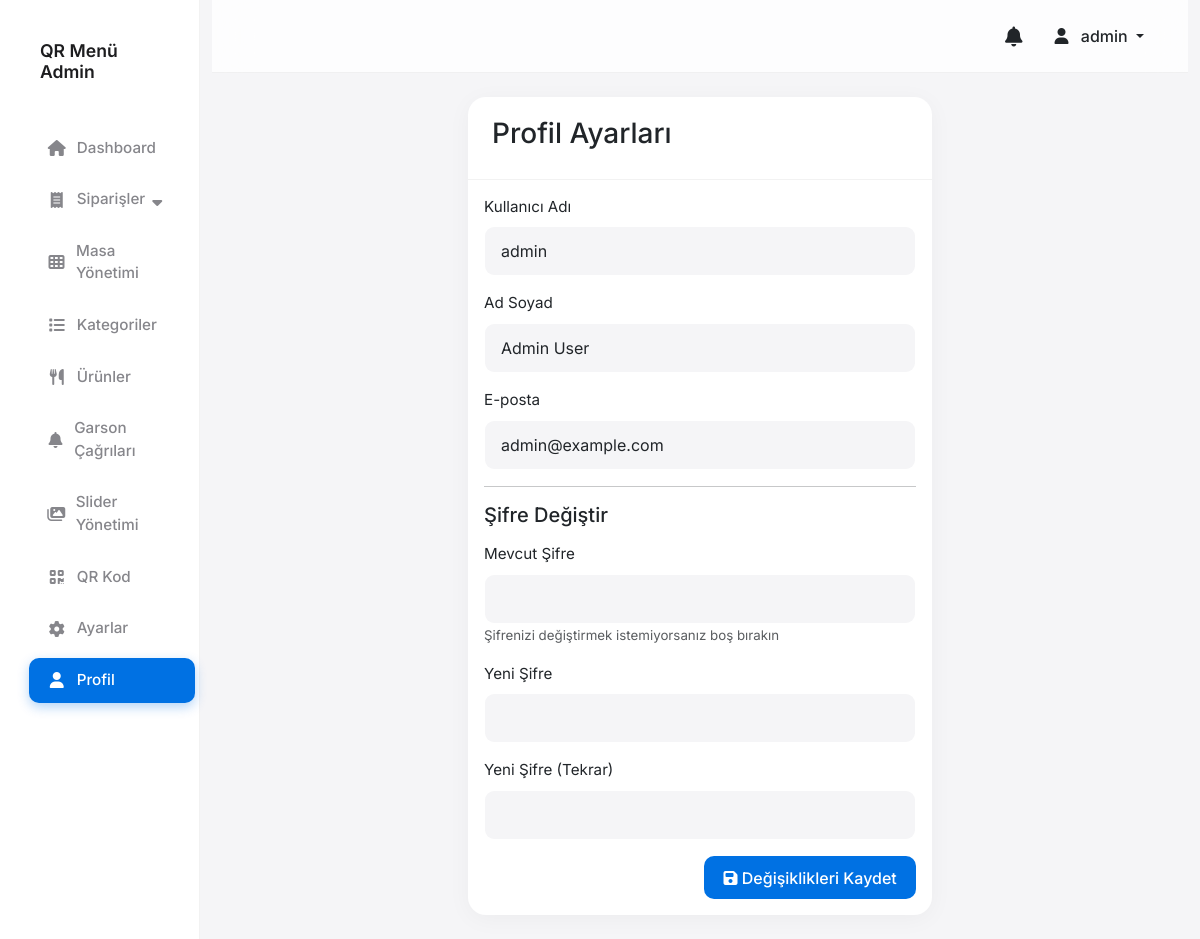
/admin/index.php?page=profile (signed in), run on the app's committed database.
### tables this page shows
CREATE TABLE `users` (
  `id` int(11) NOT NULL,
  `username` varchar(50) NOT NULL,
  `password` varchar(255) NOT NULL,
  `name` varchar(100) NOT NULL,
  `email` varchar(100) DEFAULT NULL,
  `remember_token` varchar(100) DEFAULT NULL,
  `status` tinyint(1) DEFAULT 1,
  `created_at` timestamp NULL DEFAULT current_timestamp()
);

### admin/index.php (called while the page is built, shortened)
<?php
require_once 'base.php';

### admin/pages/profile.php (the view, shortened to what this page needs)
<?php
require_once 'config.php';
$username = $_SESSION['admin']['username'];
$stmt = $db->prepare("SELECT * FROM users WHERE username = ?");
$stmt->execute([$username]);
$user = $stmt->fetch(PDO::FETCH_ASSOC);
?>
<div class="container-fluid">
    <div class="row">
        <div class="col-md-6 mx-auto">
            <div class="card">
                <div class="card-header">
                    <h3 class="card-title">Profil Ayarları</h3>
                </div>
                <div class="card-body">
                    <form action="" method="post">
                        <div class="mb-3">
                            <label class="form-label">Kullanıcı Adı</label>
                            <input type="text" class="form-control" name="username"
                                   value="<?php echo htmlspecialchars($user['username']); ?>" required>
                        </div>
                        <div class="mb-3">
                            <label class="form-label">Ad Soyad</label>
                            <input type="text" class="form-control" name="name"
                                   value="<?php echo htmlspecialchars($user['name']); ?>" required>
                        </div>
                        <div class="mb-3">
                            <label class="form-label">E-posta</label>
                            <input type="email" class="form-control" name="email"
                                   value="<?php echo htmlspecialchars($user['email']); ?>" required>
                        </div>
                        <hr>
                        <h5 class="mb-3">Şifre Değiştir</h5>
                        <div class="mb-3">
                            <label class="form-label">Mevcut Şifre</label>
                            <input type="password" class="form-control" name="current_password">
                            <small class="text-muted">Şifrenizi değiştirmek istemiyorsanız boş bırakın</small>
                        </div>
                        <div class="mb-3">
                            <label class="form-label">Yeni Şifre</label>
                            <input type="password" class="form-control" name="new_password">
                        </div>
                        <div class="mb-3">
                            <label class="form-label">Yeni Şifre (Tekrar)</label>
                            <input type="password" class="form-control" name="confirm_password">
                        </div>
                        <div class="text-end">
                            <button type="submit" name="update_profile" class="btn btn-primary">
                                <i class="fas fa-save"></i> Değişiklikleri Kaydet
                            </button>
                        </div>
                    </form>
                </div>
            </div>
        </div>
    </div>
</div>

### admin/assets/css/style.css (style rules this page uses)
:root { --primary: #0071e3; --primary-hover: #0077ed; --secondary: #86868b; --success: #34c759; --info: #5ac8fa; --warning: #ff9f0a; --danger: #ff3b30; --light: #f5f5f7; --dark: #1d1d1f; --text: #1d1d1f; --text-muted: #86868b; --bg-body: #f5f5f7; --sidebar-bg: #ffffff; --card-bg: #ffffff; --border-color: #d2d2d7; --card-shadow: 0 4px 24px rgba(0, 0, 0, 0.04); --card-radius: 18px; }
body { font-family: 'Inter', -apple-system, BlinkMacSystemFont, sans-serif; background-color: var(--bg-body); color: var(--text); font-size: 0.95rem; line-height: 1.5; -webkit-font-smoothing: antialiased; }
.card, .stats-card { background: var(--card-bg); border: none; border-radius: var(--card-radius); box-shadow: var(--card-shadow); transition: transform 0.3s cubic-bezier(0.34, 1.56, 0.64, 1); margin-bottom: 1.5rem; }
.card-header { background-color: transparent; border-bottom: 1px solid rgba(0, 0, 0, 0.05); padding: 1.25rem 1.5rem; font-weight: 600; }
.btn { border-radius: 10px; font-weight: 500; padding: 0.6rem 1.2rem; border: none; box-shadow: none; transition: all 0.2s; }
.btn-primary { background-color: var(--primary); color: white; }
.form-control { background-color: #f5f5f7; border: 1px solid transparent; border-radius: 10px; padding: 0.75rem 1rem; transition: all 0.2s; }

### data on the page
users: username "admin", name "Admin User", email "admin@example.com"

### other printed values
$_SESSION['admin']['username'] "admin"
